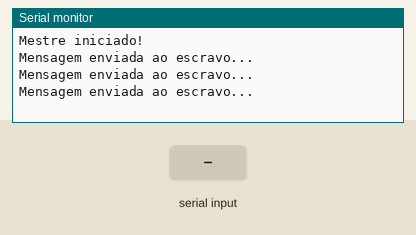
The sketch below on a simulated Arduino Uno, built with avr-gcc and run on an emulated ATmega328P. Shown: the last lines printed to the serial monitor. The inputs (shaded band) are chosen by the test bench.

Above: at 6.3 s.
6.4 s: "1\n" received over the second serial link
At 9.4 s:
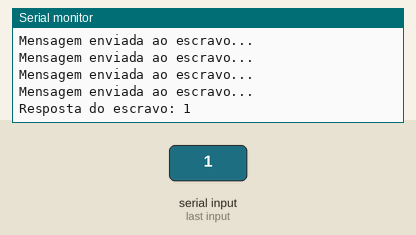
9.8 s: "0\n" received over the second serial link
At 11.9 s:
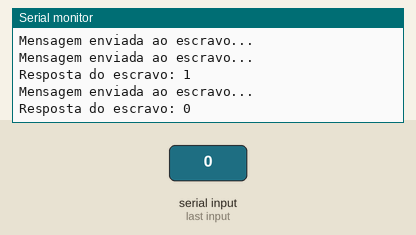
13.2 s: "2\n" received over the second serial link
At 16.7 s:
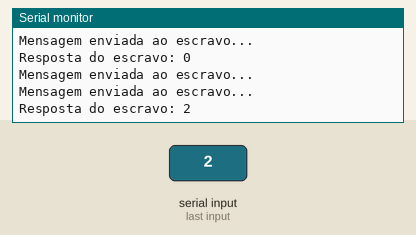

The sketch:

mestre.ino
```cpp
// Importa a biblioteca SoftwareSerial
#include <SoftwareSerial.h>

// Cria porta serial: pino 10 (RX = recebe), pino 11 (TX = envia)
SoftwareSerial serial2(10, 11);

void setup() {
  Serial.begin(9600);   // comunicação com o computador
  serial2.begin(9600);  // comunicação com o escravo
  Serial.println("Mestre iniciado!");
}

void loop() {
  serial2.println("OI ESCRAVO");  // envia mensagem pelo fio
  Serial.println("Mensagem enviada ao escravo...");

  delay(500);  // aguarda o escravo processar e responder

  if (serial2.available()) {  // verifica se chegou resposta
    String resposta = serial2.readStringUntil('\n');  // lê até o Enter
    Serial.print("Resposta do escravo: ");
    Serial.println(resposta);
  }

  delay(2000);  // aguarda 2 segundos antes de enviar novamente
}
```

Measured:
- after the input at 6.4 s, the serial monitor: prints a new line after 1.7 s (image 1)
- after the input at 9.8 s, the serial monitor: prints a new line after 0.77 s (image 2)
- after the input at 13.2 s, the serial monitor: prints a new line after 2.4 s (image 3)
